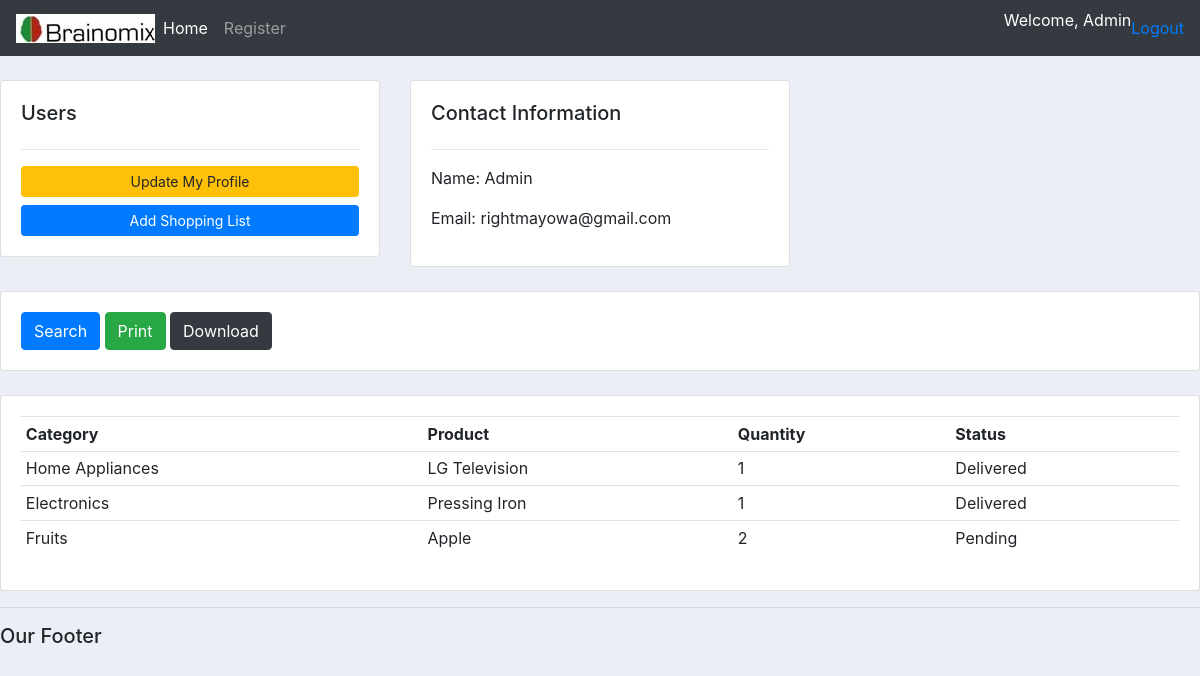
The page /list (signed in) on the database its author committed.
### accounts/models.py (models this page shows, shortened)
class Order(models.Model):
    STATUS = (
        ('Pending', 'Pending'),
        ('Out for delivery', 'Out for delivery'),
        ('Delivered', 'Delivered'),
    )
    CATEGORY = (
        ('Food', 'Food'),
        ('Clothing', 'Clothing'),
        ('Home Appliances', 'Home Appliances'),
        ('Groceries', 'Groceries'),
        ('Medical Aids', 'Medical Aids'),
    )
    category = models.CharField(max_length=30, null=False)
    product = models.CharField(max_length=30, null=False)
    date_created =models.DateTimeField(auto_now_add=True, null=True)
    status = models.CharField(max_length=200, null=True, choices=STATUS)
    quantity = models.PositiveSmallIntegerField(null=True)

### accounts/views.py (the view)
# urls.py: path('list', views.list, name="list"),
def list(request):
   orders = Order.objects.all()
   return render(request, 'accounts/view_list.html', {'orders':orders})

### accounts/templates/accounts/view_list.html
{% extends 'accounts/main.html' %}
{% block content %}
    <br>
<div class="row">
    <div class="col-md">
        <div class="card card-body">
            <h5> Users </h5>
            <hr>
            <a class="btn btn-warning btn-sm btn-block" href="">Update My Profile</a>
            <a class="btn btn-primary btn-sm btn-block" href="{% url 'create_order' user.id %}">Add Shopping List</a>
        </div>
    </div>
    <div class="col-md">
        <div class="card card-body">
            <h5>Contact Information</h5>
            <hr>
            <p>Name: {{ user.username }}</p>
            <p>Email: {{ user.email }}</p>
        </div>
    </div>
    <div class="col-md">
    </div>
</div>
<br>
<div class="row">
    <div class="col">
        <div class="card card-body">
            <form method="get">
            <button class="btn btn-primary" type="submit"> Search</button>
                 <button class="btn btn-success" type="submit"> Print</button>
                 <button class="btn btn-dark" type="submit"> Download</button>
            </form>
        </div>
    </div>
</div>
<br>
<div class="row">
    <div class="col-md">
        <div class="card card-body">
            <table class="table table-sm">
                <tr>
                    <th>Category</th>
                    <th>Product</th>
                    <th>Quantity</th>
                    <th>Status</th>
                </tr>
           {% for order in orders %}
                <tr>
                    <td>{{ order.category }}</td>
                    <td>{{ order.product }}</td>
                    <td>{{ order.quantity }}</td>
                    <td>{{ order.status }}</td>
                </tr>
           {% endfor %}
            </table>
        </div>
    </div>
</div>
{% endblock %}

### accounts/templates/accounts/navbar.html (shortened to what this page needs)
{% load static %}
<nav class="navbar navbar-expand-lg navbar-dark bg-dark">
  <img src="{% static 'img/brain_image.jpg' %}">
  <div class="collapse navbar-collapse" id="navbarNav">
    <ul class="navbar-nav">
      <li class="nav-item active">
        <a class="nav-link" href="{% url 'home' %}">Home</a>
      </li>
      <li class="nav-item">
        <a class="nav-link" href="{% url 'register' %}">Register</a>
      </li>
    </ul>
  </div>
    <p style="color:white">Welcome, {{request.user}}</p>
    <span> <a class="hello-msg" href="{% url 'logout' %}">Logout</a></span>
</nav>

### accounts/static/css/main.css (style rules this page uses)
body { background-color: #ebeff5; }

### rows shown on the page
Order: category "Home Appliances", product "LG Television", quantity "1", status "Delivered"
Order: category "Electronics", product "Pressing Iron", quantity "1", status "Delivered"
Order: category "Fruits", product "Apple", quantity "2", status "Pending"

### other values the page prints
{{ request.user }} "Admin"
{{ user.username }} "Admin"
{{ user.email }} "rightmayowa@gmail.com"
